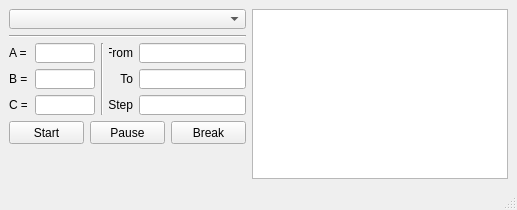
<?xml version="1.0" encoding="UTF-8"?>
<ui version="4.0">
 <class>MainWindow</class>
 <widget class="QMainWindow" name="MainWindow">
  <property name="geometry">
   <rect>
    <x>0</x>
    <y>0</y>
    <width>517</width>
    <height>210</height>
   </rect>
  </property>
  <property name="minimumSize">
   <size>
    <width>500</width>
    <height>210</height>
   </size>
  </property>
  <property name="maximumSize">
   <size>
    <width>16777215</width>
    <height>16777215</height>
   </size>
  </property>
  <property name="windowTitle">
   <string>MainWindow</string>
  </property>
  <widget class="QWidget" name="centralwidget">
   <layout class="QHBoxLayout" name="horizontalLayout_3">
    <item>
     <layout class="QGridLayout" name="gridLayout">
      <property name="sizeConstraint">
       <enum>QLayout::SetMaximumSize</enum>
      </property>
      <item row="3" column="3">
       <widget class="QLabel" name="label_5">
        <property name="sizePolicy">
         <sizepolicy hsizetype="Maximum" vsizetype="Maximum">
          <horstretch>24</horstretch>
          <verstretch>20</verstretch>
         </sizepolicy>
        </property>
        <property name="minimumSize">
         <size>
          <width>24</width>
          <height>20</height>
         </size>
        </property>
        <property name="maximumSize">
         <size>
          <width>24</width>
          <height>20</height>
         </size>
        </property>
        <property name="text">
         <string>To</string>
        </property>
        <property name="alignment">
         <set>Qt::AlignRight|Qt::AlignTrailing|Qt::AlignVCenter</set>
        </property>
       </widget>
      </item>
      <item row="4" column="0">
       <widget class="QLabel" name="label_3">
        <property name="sizePolicy">
         <sizepolicy hsizetype="Maximum" vsizetype="Maximum">
          <horstretch>18</horstretch>
          <verstretch>20</verstretch>
         </sizepolicy>
        </property>
        <property name="minimumSize">
         <size>
          <width>18</width>
          <height>20</height>
         </size>
        </property>
        <property name="maximumSize">
         <size>
          <width>18</width>
          <height>20</height>
         </size>
        </property>
        <property name="text">
         <string>C =</string>
        </property>
       </widget>
      </item>
      <item row="1" column="0" colspan="5">
       <widget class="Line" name="line">
        <property name="sizePolicy">
         <sizepolicy hsizetype="Maximum" vsizetype="Maximum">
          <horstretch>0</horstretch>
          <verstretch>0</verstretch>
         </sizepolicy>
        </property>
        <property name="maximumSize">
         <size>
          <width>250</width>
          <height>2</height>
         </size>
        </property>
        <property name="orientation">
         <enum>Qt::Horizontal</enum>
        </property>
       </widget>
      </item>
      <item row="2" column="4">
       <widget class="QLineEdit" name="lineEditFrom">
        <property name="sizePolicy">
         <sizepolicy hsizetype="Maximum" vsizetype="Maximum">
          <horstretch>107</horstretch>
          <verstretch>20</verstretch>
         </sizepolicy>
        </property>
        <property name="minimumSize">
         <size>
          <width>107</width>
          <height>20</height>
         </size>
        </property>
        <property name="maximumSize">
         <size>
          <width>107</width>
          <height>20</height>
         </size>
        </property>
       </widget>
      </item>
      <item row="3" column="4">
       <widget class="QLineEdit" name="lineEditTo">
        <property name="sizePolicy">
         <sizepolicy hsizetype="Maximum" vsizetype="Maximum">
          <horstretch>107</horstretch>
          <verstretch>20</verstretch>
         </sizepolicy>
        </property>
        <property name="minimumSize">
         <size>
          <width>107</width>
          <height>20</height>
         </size>
        </property>
        <property name="maximumSize">
         <size>
          <width>107</width>
          <height>20</height>
         </size>
        </property>
       </widget>
      </item>
      <item row="0" column="0" colspan="5">
       <widget class="QComboBox" name="cbxFunction">
        <property name="sizePolicy">
         <sizepolicy hsizetype="Maximum" vsizetype="Maximum">
          <horstretch>100</horstretch>
          <verstretch>0</verstretch>
         </sizepolicy>
        </property>
        <property name="minimumSize">
         <size>
          <width>0</width>
          <height>0</height>
         </size>
        </property>
        <property name="maximumSize">
         <size>
          <width>250</width>
          <height>20</height>
         </size>
        </property>
       </widget>
      </item>
      <item row="2" column="3">
       <widget class="QLabel" name="label_4">
        <property name="sizePolicy">
         <sizepolicy hsizetype="Maximum" vsizetype="Maximum">
          <horstretch>24</horstretch>
          <verstretch>20</verstretch>
         </sizepolicy>
        </property>
        <property name="minimumSize">
         <size>
          <width>24</width>
          <height>20</height>
         </size>
        </property>
        <property name="maximumSize">
         <size>
          <width>24</width>
          <height>20</height>
         </size>
        </property>
        <property name="text">
         <string>From</string>
        </property>
        <property name="alignment">
         <set>Qt::AlignRight|Qt::AlignTrailing|Qt::AlignVCenter</set>
        </property>
       </widget>
      </item>
      <item row="4" column="4">
       <widget class="QLineEdit" name="lineEditStep">
        <property name="sizePolicy">
         <sizepolicy hsizetype="Maximum" vsizetype="Maximum">
          <horstretch>107</horstretch>
          <verstretch>20</verstretch>
         </sizepolicy>
        </property>
        <property name="minimumSize">
         <size>
          <width>107</width>
          <height>20</height>
         </size>
        </property>
        <property name="maximumSize">
         <size>
          <width>107</width>
          <height>20</height>
         </size>
        </property>
       </widget>
      </item>
      <item row="3" column="1">
       <widget class="QLineEdit" name="lineEditB">
        <property name="sizePolicy">
         <sizepolicy hsizetype="Maximum" vsizetype="Maximum">
          <horstretch>60</horstretch>
          <verstretch>20</verstretch>
         </sizepolicy>
        </property>
        <property name="minimumSize">
         <size>
          <width>60</width>
          <height>20</height>
         </size>
        </property>
        <property name="maximumSize">
         <size>
          <width>60</width>
          <height>20</height>
         </size>
        </property>
       </widget>
      </item>
      <item row="4" column="3">
       <widget class="QLabel" name="label_6">
        <property name="sizePolicy">
         <sizepolicy hsizetype="Maximum" vsizetype="Maximum">
          <horstretch>24</horstretch>
          <verstretch>20</verstretch>
         </sizepolicy>
        </property>
        <property name="minimumSize">
         <size>
          <width>24</width>
          <height>20</height>
         </size>
        </property>
        <property name="maximumSize">
         <size>
          <width>24</width>
          <height>20</height>
         </size>
        </property>
        <property name="text">
         <string>Step</string>
        </property>
        <property name="alignment">
         <set>Qt::AlignRight|Qt::AlignTrailing|Qt::AlignVCenter</set>
        </property>
       </widget>
      </item>
      <item row="2" column="1">
       <widget class="QLineEdit" name="lineEditA">
        <property name="enabled">
         <bool>true</bool>
        </property>
        <property name="sizePolicy">
         <sizepolicy hsizetype="Maximum" vsizetype="Maximum">
          <horstretch>60</horstretch>
          <verstretch>20</verstretch>
         </sizepolicy>
        </property>
        <property name="minimumSize">
         <size>
          <width>60</width>
          <height>20</height>
         </size>
        </property>
        <property name="maximumSize">
         <size>
          <width>60</width>
          <height>20</height>
         </size>
        </property>
        <property name="inputMethodHints">
         <set>Qt::ImhPreferNumbers</set>
        </property>
       </widget>
      </item>
      <item row="4" column="1">
       <widget class="QLineEdit" name="lineEditC">
        <property name="sizePolicy">
         <sizepolicy hsizetype="Minimum" vsizetype="Maximum">
          <horstretch>60</horstretch>
          <verstretch>20</verstretch>
         </sizepolicy>
        </property>
        <property name="minimumSize">
         <size>
          <width>60</width>
          <height>20</height>
         </size>
        </property>
        <property name="maximumSize">
         <size>
          <width>60</width>
          <height>20</height>
         </size>
        </property>
       </widget>
      </item>
      <item row="3" column="0">
       <widget class="QLabel" name="label_2">
        <property name="sizePolicy">
         <sizepolicy hsizetype="Maximum" vsizetype="Maximum">
          <horstretch>18</horstretch>
          <verstretch>20</verstretch>
         </sizepolicy>
        </property>
        <property name="minimumSize">
         <size>
          <width>18</width>
          <height>20</height>
         </size>
        </property>
        <property name="maximumSize">
         <size>
          <width>18</width>
          <height>20</height>
         </size>
        </property>
        <property name="text">
         <string>B =</string>
        </property>
       </widget>
      </item>
      <item row="2" column="0">
       <widget class="QLabel" name="label">
        <property name="sizePolicy">
         <sizepolicy hsizetype="Maximum" vsizetype="Maximum">
          <horstretch>18</horstretch>
          <verstretch>20</verstretch>
         </sizepolicy>
        </property>
        <property name="minimumSize">
         <size>
          <width>18</width>
          <height>20</height>
         </size>
        </property>
        <property name="maximumSize">
         <size>
          <width>18</width>
          <height>20</height>
         </size>
        </property>
        <property name="text">
         <string>A =</string>
        </property>
       </widget>
      </item>
      <item row="2" column="2" rowspan="3">
       <widget class="Line" name="line_2">
        <property name="maximumSize">
         <size>
          <width>2</width>
          <height>72</height>
         </size>
        </property>
        <property name="orientation">
         <enum>Qt::Vertical</enum>
        </property>
       </widget>
      </item>
      <item row="5" column="0" colspan="5">
       <layout class="QHBoxLayout" name="horizontalLayout_2">
        <property name="sizeConstraint">
         <enum>QLayout::SetFixedSize</enum>
        </property>
        <item>
         <widget class="QPushButton" name="btStart">
          <property name="sizePolicy">
           <sizepolicy hsizetype="Maximum" vsizetype="Maximum">
            <horstretch>73</horstretch>
            <verstretch>23</verstretch>
           </sizepolicy>
          </property>
          <property name="minimumSize">
           <size>
            <width>73</width>
            <height>23</height>
           </size>
          </property>
          <property name="maximumSize">
           <size>
            <width>75</width>
            <height>23</height>
           </size>
          </property>
          <property name="text">
           <string>Start</string>
          </property>
         </widget>
        </item>
        <item>
         <widget class="QPushButton" name="btPause">
          <property name="sizePolicy">
           <sizepolicy hsizetype="Maximum" vsizetype="Maximum">
            <horstretch>75</horstretch>
            <verstretch>23</verstretch>
           </sizepolicy>
          </property>
          <property name="minimumSize">
           <size>
            <width>75</width>
            <height>23</height>
           </size>
          </property>
          <property name="maximumSize">
           <size>
            <width>75</width>
            <height>23</height>
           </size>
          </property>
          <property name="text">
           <string>Pause</string>
          </property>
         </widget>
        </item>
        <item>
         <widget class="QPushButton" name="btBreak">
          <property name="sizePolicy">
           <sizepolicy hsizetype="Maximum" vsizetype="Maximum">
            <horstretch>75</horstretch>
            <verstretch>23</verstretch>
           </sizepolicy>
          </property>
          <property name="minimumSize">
           <size>
            <width>75</width>
            <height>23</height>
           </size>
          </property>
          <property name="maximumSize">
           <size>
            <width>75</width>
            <height>23</height>
           </size>
          </property>
          <property name="text">
           <string>Break</string>
          </property>
         </widget>
        </item>
       </layout>
      </item>
      <item row="6" column="0">
       <spacer name="verticalSpacer">
        <property name="orientation">
         <enum>Qt::Vertical</enum>
        </property>
        <property name="sizeType">
         <enum>QSizePolicy::Expanding</enum>
        </property>
        <property name="sizeHint" stdset="0">
         <size>
          <width>20</width>
          <height>10</height>
         </size>
        </property>
       </spacer>
      </item>
     </layout>
    </item>
    <item>
     <widget class="QGraphicsView" name="graphicsView">
      <property name="sizePolicy">
       <sizepolicy hsizetype="Expanding" vsizetype="Expanding">
        <horstretch>0</horstretch>
        <verstretch>0</verstretch>
       </sizepolicy>
      </property>
      <property name="minimumSize">
       <size>
        <width>200</width>
        <height>140</height>
       </size>
      </property>
     </widget>
    </item>
   </layout>
  </widget>
  <widget class="QMenuBar" name="menubar">
   <property name="geometry">
    <rect>
     <x>0</x>
     <y>0</y>
     <width>517</width>
     <height>21</height>
    </rect>
   </property>
  </widget>
  <widget class="QStatusBar" name="statusbar"/>
 </widget>
 <resources/>
 <connections/>
</ui>
